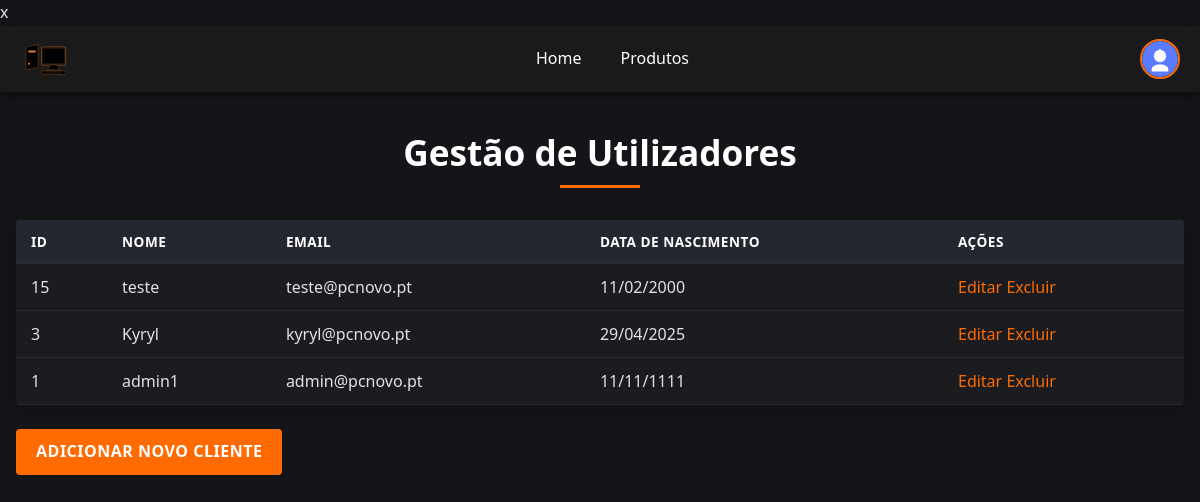
The page /HTML/site/admin/gerir_utilizadores.php (signed in) on the database its author committed.
### tables this page shows
CREATE TABLE `clientes` (
  `id` int(11) NOT NULL AUTO_INCREMENT,
  `nome` varchar(255) NOT NULL,
  `email` varchar(255) NOT NULL,
  `senha` varchar(255) NOT NULL,
  `data_nascimento` date DEFAULT NULL,
  `role` enum('admin','cliente') DEFAULT 'cliente',
  `imagem_perfil` longblob DEFAULT NULL,
  PRIMARY KEY (`id`),
  UNIQUE KEY `email` (`email`)
);

### HTML/site/admin/gerir_utilizadores.php (the view, shortened to what this page needs)
<?php
require_once '../includes/db.php';
try {
    $stmt = $pdo->query('SELECT id, nome, email, data_nascimento FROM Clientes ORDER BY id DESC');
    $clientes = $stmt->fetchAll(PDO::FETCH_ASSOC);
} catch (PDOException $e) {
    die('Erro ao buscar clientes: ' . $e->getMessage());
}
?>
<!DOCTYPE html>
<html lang="pt">
<head>
    <link rel="stylesheet" href="../css/style.css">
</head>
<body>
    <?php include '../includes/navbar.php'; ?>
    <main>
        <h1>Gestão de Utilizadores</h1>
        <table>
            <thead>
                <tr>
                    <th>ID</th>
                    <th>Nome</th>
                    <th>Email</th>
                    <th>Data de Nascimento</th>
                    <th>Ações</th>
                </tr>
            </thead>
            <tbody>
                <?php foreach ($clientes as $cliente): ?>
                    <tr>
                        <td><?php echo htmlspecialchars($cliente['id']); ?></td>
                        <td><?php echo htmlspecialchars($cliente['nome']); ?></td>
                        <td><?php echo htmlspecialchars($cliente['email']); ?></td>
                        <td><?php echo $cliente['data_nascimento'] ? date('d/m/Y', strtotime($cliente['data_nascimento'])) : ''; ?></td>
                        <td>
                            <a href="editar_usuario.php?id=<?php echo $cliente['id']; ?>">Editar</a>
                            <a href="?excluir=<?php echo $cliente['id']; ?>" onclick="return confirm('Tem certeza que deseja excluir este cliente?')">Excluir</a>
                        </td>
                    </tr>
                <?php endforeach; ?>
            </tbody>
        </table>
        <div class="acoes">
            <a href="admin_adicionar_usuario.php" class="btn">Adicionar Novo Cliente</a>
        </div>
    </main>
</body>
</html>

### HTML/site/css/style.css (style rules this page uses)
*, *::before, *::after { margin: 0; padding: 0; box-sizing: border-box; }
html, body { background-color: #131519; color: #e2e2e2; font-family: 'Poppins', 'Segoe UI', Tahoma, Geneva, Verdana, sans-serif; line-height: 1.6; }
main { max-width: 1200px; margin: 2rem auto; padding: 0 1rem; }
h1, h2, h3, h4, h5, h6 { color: #fff; margin-bottom: 1rem; }
h1 { font-size: 2.2rem; text-align: center; margin-bottom: 2rem; position: relative; padding-bottom: .5rem; font-weight: 600; }
h1::after { content: ''; position: absolute; bottom: 0; left: 50%; transform: translateX(-50%); width: 80px; height: 3px; background-color: #ff6b00; }
button, .btn, .ver-detalhes { display: inline-flex; align-items: center; gap: 8px; background-color: #ff6b00; color: #fff; border: none; padding: 10px 20px; border-radius: 4px; cursor: pointer; font-size: 1rem; font-weight: 600; text-transform: uppercase; letter-spacing: .5px; text-decoration: none; transition: background-color .3s, transform .2s, box-shadow .2s; }
a { color: #ff6b00; text-decoration: none; transition: color .3s; }
table { width: 100%; border-collapse: collapse; margin: 1.5rem 0; background-color: #1a1c20; box-shadow: 0 4px 15px rgba(0, 0, 0, .3); border-radius: 4px; overflow: hidden; }
thead { background-color: #242730; }
th, td { padding: 12px 15px; text-align: left; border-bottom: 1px solid #2a2d35; }
th { font-weight: 600; color: #fff; text-transform: uppercase; font-size: .85rem; letter-spacing: .5px; }

### rows shown on the page
clientes: id "15", nome "teste", email "teste@pcnovo.pt", data_nascimento "11/02/2000"
clientes: id "3", nome "Kyryl", email "kyryl@pcnovo.pt", data_nascimento "29/04/2025"
clientes: id "1", nome "admin1", email "admin@pcnovo.pt", data_nascimento "11/11/1111"
